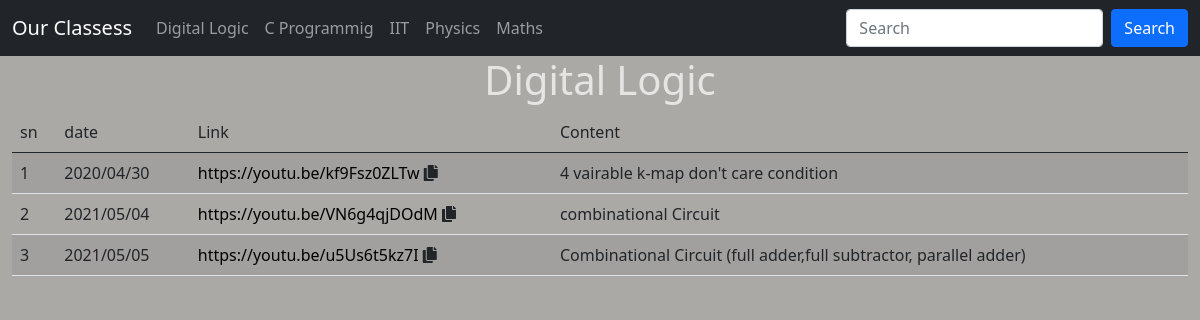
The app's page /dl, older data.
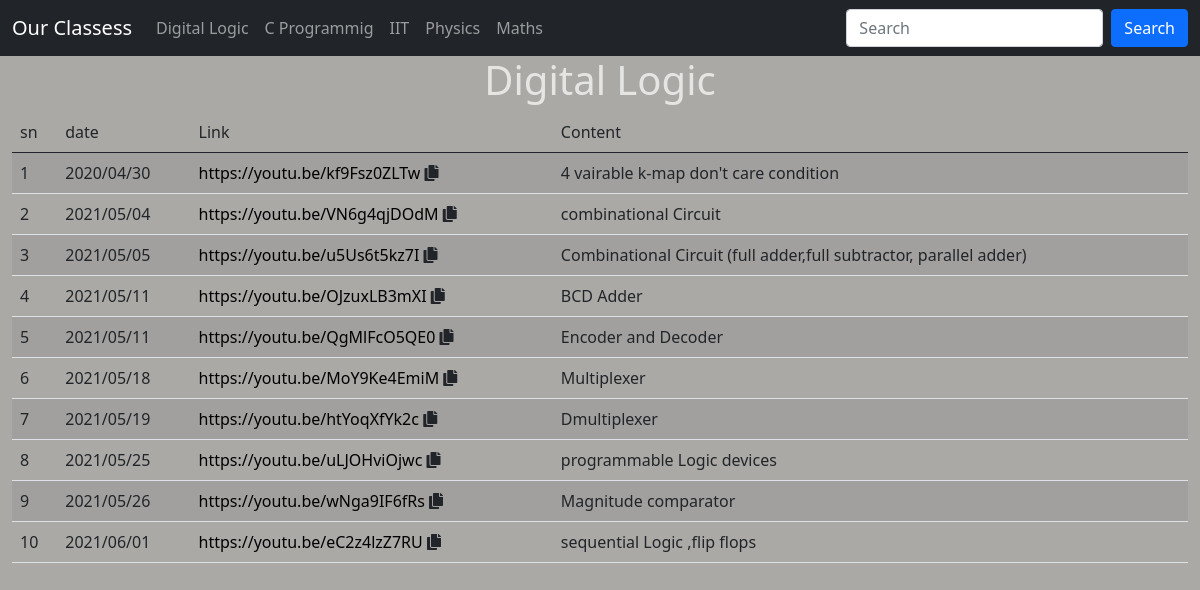
The same page, newer data.
### recordings/models.py (models this page shows, shortened)
class Record(models.Model):
	subjects = [
		('physics','Physics'),
		('math','Maths'),
		('C','C Programming'),
		('IIT','IIT'),
		('DL','Digital Logic'),
	]
	subject = models.CharField(max_length=50,choices=subjects)
	date = models.CharField(max_length=20,default="")
	link = models.CharField(max_length=500)
	content = models.TextField(max_length=500)

### recordings/views.py (the view)
# urls.py: path('dl',views.digitalLogic,name="digital logic"),
def digitalLogic(requests):
	subjectCode = 4
	if requests.method == 'GET':
		query = requests.GET.get('search','')
		values =  getSubjectValues(subjectCode,query)
	else:
		values = getSubjectValues(subjectCode)
	return render(requests,'subjects.html',values)

### recordings/views.py (called while the page is built)
def getSubjectValues(subjectCode,query=''):
	return {
		'subject':Record.subjects[subjectCode][1],
		'records': Record.objects.filter(subject=Record.subjects[subjectCode][0],
			content__contains=query),
		'searchedTerm':query
	}

### recordings/templates/subjects.html (shortened to what this page needs)
<!doctype html>
<html lang="en">
  <head>
    <link href="https://cdn.jsdelivr.net/npm/bootstrap@5.0.0-beta3/dist/css/bootstrap.min.css" rel="stylesheet">
    <link rel="stylesheet" href="https://use.fontawesome.com/releases/v5.0.13/css/all.css">
  </head>
  <body>
    <nav class="navbar navbar-expand-lg navbar-dark bg-dark">
  <div class="container-fluid">
    <a class="navbar-brand" href="#">Our Classess</a>
    <div class="collapse navbar-collapse" id="navbarSupportedContent">
      <ul class="navbar-nav me-auto mb-2 mb-lg-0">
        <li class="nav-item">
          <a class="nav-link {{dl_active}}" aria-current="page" href="dl">Digital Logic</a>
        </li>
        <li class="nav-item {{c_active}}">
          <a class="nav-link" href="c">C Programmig</a>
        </li>
        <li class="nav-item {{iit_active}}">
          <a class="nav-link" href="iit">IIT</a>
        </li>
        <li class="nav-item {{c_active}}">
          <a class="nav-link" href="physics">Physics</a>
        </li>
        <li class="nav-item {{c_active}}">
          <a class="nav-link" href="maths">Maths</a>
        </li>
      </ul>
      <form class="d-flex" method="get">
        <input class="form-control me-2" type="search" name="search" placeholder="Search" aria-label="Search" value="{{searchedTerm}}">
        <button class="btn btn-primary" type="submit">Search</button>
      </form>
    </div>
  </div>
</nav>
    <h1 class="text-center">{{subject}}</h1>
    <div class="container-fluid">
        <div class="subject-table">
            <table class="table table-striped">
                <thead>
                    <td>sn</td>
                    <td>date</td>
                    <td>Link</td>
                    <td>Content</td>
                </thead>
                {% for record in records %}
                <tr>
                    <td>{{forloop.counter}}</td>
                    <td>{{record.date}}</td>
                    <td><a href="{{record.link}}" target="_blank"><span id="link{{forloop.counter}}">{{record.link}}</span></a> <i class="fas fa-copy" onclick="copy('link{{forloop.counter}}')"></i></td>
                    <td>{{record.content}}</td>
                </tr>
                {% endfor %}
            </table>
        </div>
    </div>
  </body>
</html>

### recordings/templates/subjects.html (style rules this page uses)
body { background-color: rgb(171, 169, 166); color: rgb(229, 230, 228); }
a { text-decoration: none; color:#000; }

Row changes from the older to the newer data that the page shows:
added Record: date "2021/05/11", link "https://youtu.be/OJzuxLB3mXI", content "BCD Adder"
added Record: date "2021/05/11", link "https://youtu.be/QgMlFcO5QE0", content "Encoder and Decoder"
added Record: date "2021/05/18", link "https://youtu.be/MoY9Ke4EmiM", content "Multiplexer"
added Record: date "2021/05/19", link "https://youtu.be/htYoqXfYk2c", content "Dmultiplexer"
added Record: date "2021/05/25", link "https://youtu.be/uLJOHviOjwc", content "programmable Logic devices"
added Record: date "2021/05/26", link "https://youtu.be/wNga9IF6fRs", content "Magnitude comparator"
added Record: date "2021/06/01", link "https://youtu.be/eC2z4lzZ7RU", content "sequential Logic ,flip flops"
